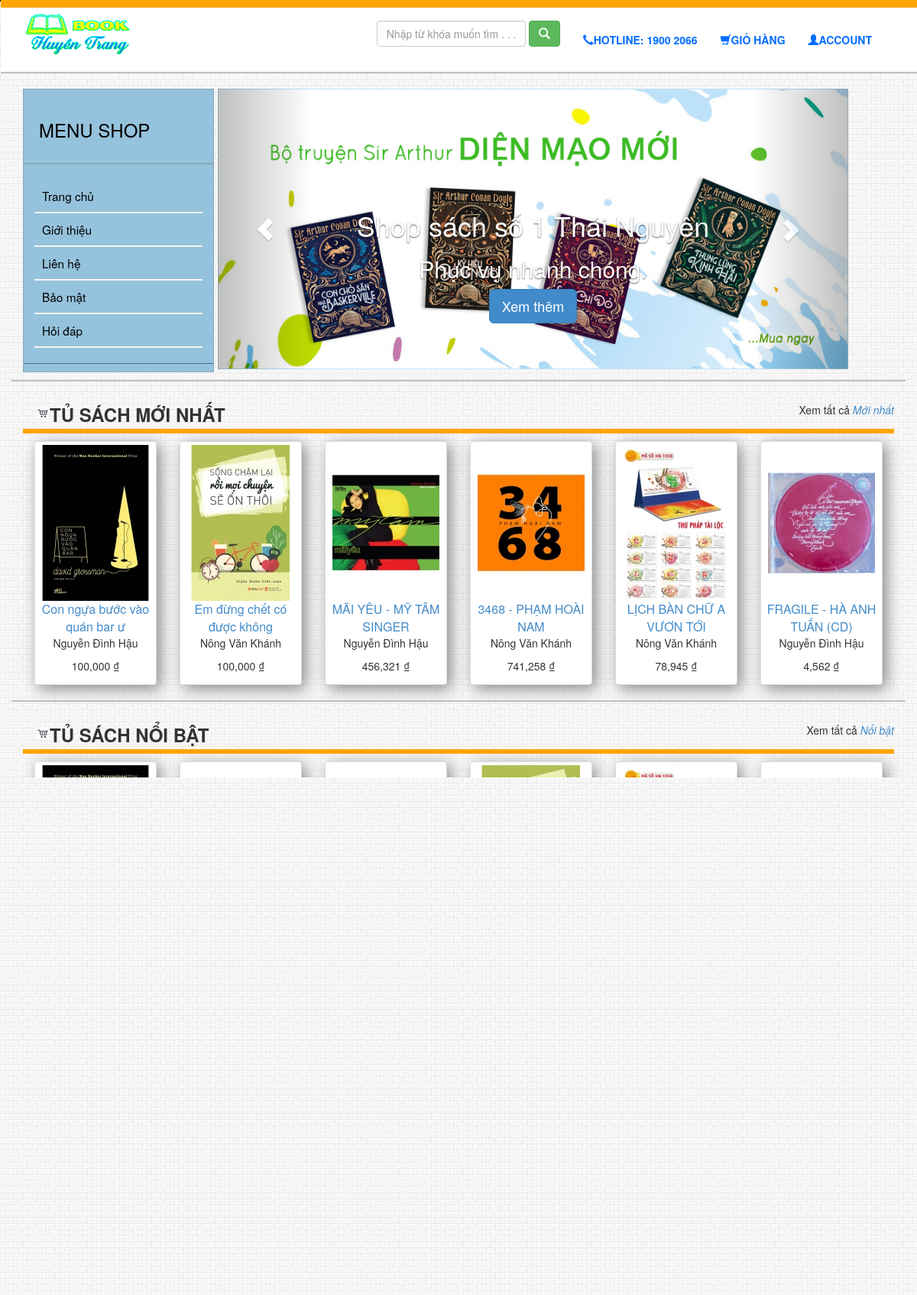
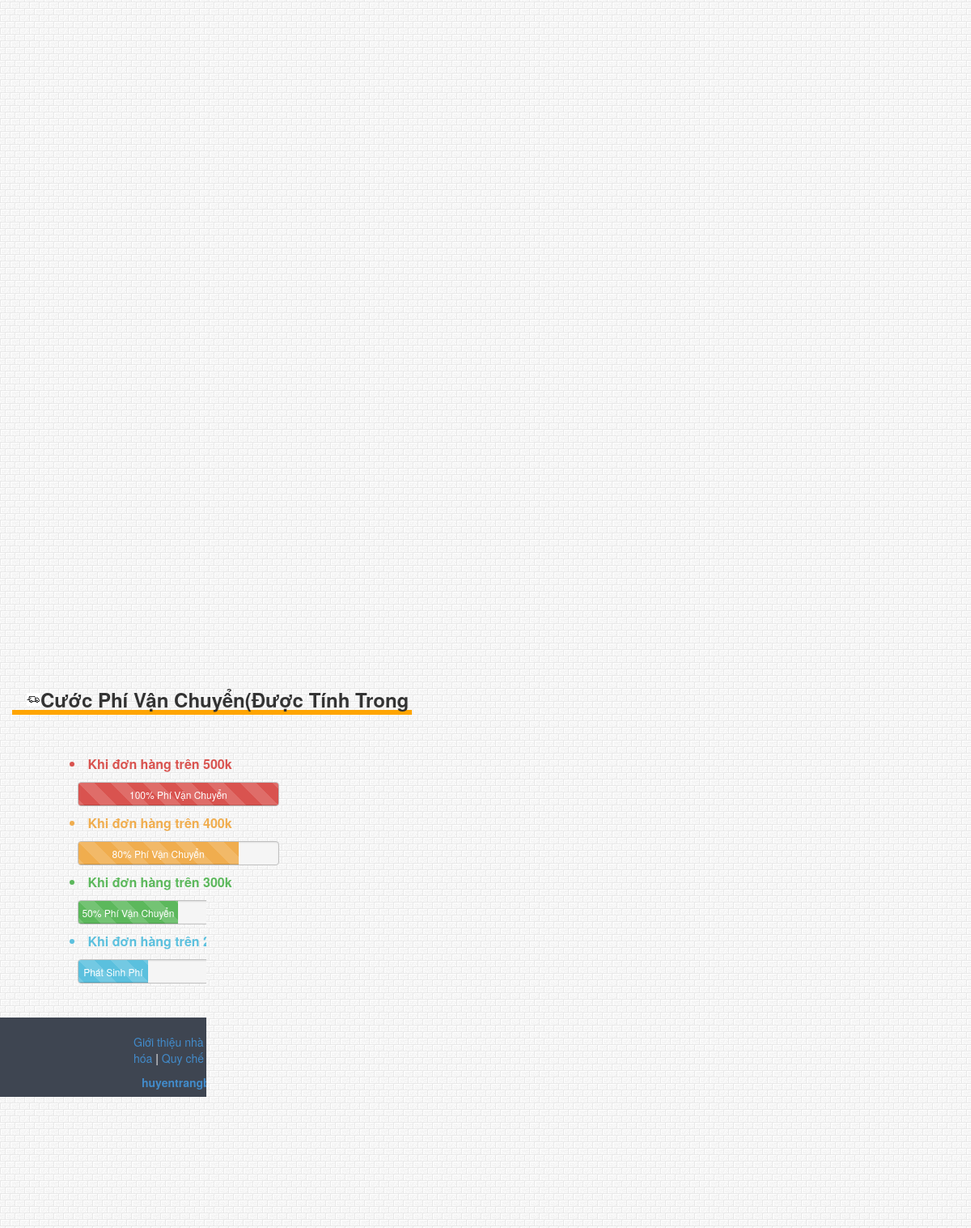
The page / on the database its author committed (2 pictures, top to bottom).
### tables this page shows
CREATE TABLE `sach` (
  `ma_sach` int(11) NOT NULL,
  `ten_sach` varchar(255) NOT NULL,
  `gia_ban` decimal(10,0) NOT NULL,
  `mo_ta` text NOT NULL,
  `anh_bia` varchar(255) NOT NULL,
  `ngay_cap_nhat` date NOT NULL,
  `so_luong_ton` int(11) NOT NULL,
  `ma_nxb` int(11) NOT NULL,
  `ma_chu_de` int(11) NOT NULL,
  `chuot` int(11) NOT NULL,
  `ma_tg` int(11) NOT NULL
);

CREATE TABLE `tacgia` (
  `ma_tg` int(11) NOT NULL,
  `ten_tg` varchar(255) NOT NULL,
  `diachi_tg` varchar(255) NOT NULL,
  `tieusu` text NOT NULL,
  `sdt_tg` varchar(11) NOT NULL
);

### views/view.php (called while the page is built, shortened)
<?php
	class view
	{
		public function home($sanpham_moi,$sanpham_tiengviet,$sanpham_tienganh,$sanpham_noibat){
			include_once('res/trangchu.php');
		}
	}
 ?>

### controllers/controller.php (called while the page is built, shortened)
<?php
require('models/model.php');
require('views/view.php');
class controller
{
	private $view,$model;
	public function __construct()
	{
		$this->view = new view();
		$this->model = new model();
	}
	public function home(){
		$sanpham_moi = $this->model->sanpham_moi();
		$sanpham_tiengviet = $this->model->sanpham_tiengviet();
		$sanpham_tienganh = $this->model->sanpham_tienganh();
		$sanpham_noibat = $this->model->sanpham_noibat();
			$this->view->home($sanpham_moi,$sanpham_tiengviet,$sanpham_tienganh,$sanpham_noibat);
	}
}
?>

### models/model.php (called while the page is built, shortened)
<?php
	class model
	{
		private $conn;
		function __construct()
		{
			$this->conn= new mysqli("localhost", "root", "", "shopsach") or die('Loi ket noi');
			$this->conn->set_charset("UTF8");
		}
		public function sanpham_moi(){
			$sql = "SELECT sach.*, nhaxuatban.*, chude.*,tacgia.* FROM sach,nhaxuatban,chude,tacgia WHERE sach.ma_chu_de = chude.ma_chu_de AND sach.ma_NXB = nhaxuatban.ma_NXB AND sach.ma_tg=tacgia.ma_tg ORDER BY ma_sach DESC LIMIT 6";
			$query = $this->conn->query($sql);
			return $query;
		}
		public function sanpham_noibat(){
			$sql = "SELECT sach.*, nhaxuatban.*, chude.*,tacgia.* FROM sach,nhaxuatban,chude,tacgia WHERE sach.ma_chu_de = chude.ma_chu_de AND sach.ma_NXB = nhaxuatban.ma_NXB AND sach.ma_tg=tacgia.ma_tg ORDER BY chuot DESC LIMIT 6";
			$query = $this->conn->query($sql);
			return $query;
		}
		public function sanpham_tiengviet(){
			$sql = "SELECT sach.*, nhaxuatban.*, chude.*,tacgia.* FROM sach,nhaxuatban,chude,tacgia WHERE sach.ma_chu_de = chude.ma_chu_de AND sach.ma_NXB = nhaxuatban.ma_NXB AND sach.ma_tg=tacgia.ma_tg AND sach.ma_chu_de=2 ORDER BY ma_sach DESC LIMIT 6";
			$query = $this->conn->query($sql);
			return $query;
		}
		public function sanpham_tienganh(){
			$sql = "SELECT * FROM sach,nhaxuatban,chude,tacgia WHERE sach.ma_chu_de = chude.ma_chu_de AND sach.ma_NXB = nhaxuatban.ma_NXB AND sach.ma_tg=tacgia.ma_tg AND sach.ma_chu_de=3 ORDER BY ma_sach DESC LIMIT 6";
			$query = $this->conn->query($sql);
			return $query;
		}
	}
 ?>

### res/includes/sanpham_moi.php (the view)
<div class="container Product" id="Product">
	<div class="row">
		<div class="col-md-12"><h3><b>Tủ Sách Mới Nhất</b><span class="view_all">Xem tất cả <a href="index.php?id=<?php echo "Mới nhất" ?>&action=search"><i>Mới nhất</i></a></span></h3>
			<form action="" method="post">
				<?php while($row = $sanpham_moi->fetch_assoc()){ ?>
					<div class="col-md-2">
						<div class="thumbnail">
							<a style="max-height: 181px;" href="index.php?id_sach=<?php echo $row['ma_sach'] ?>&action=chitiet"><img src="img/<?php echo $row['anh_bia'] ?>" alt="Sản phẩm 1"></a>
							<div class="">
								<center>
									<span><a href="index.php?id_sach=<?php echo $row['ma_sach'] ?>&action=chitiet" style="font-size: 16px;"><?php echo $row['ten_sach'] ?></a></span>
									<p><?php echo $row['ten_tg'] ?></p>
									<p><?php echo number_format($row['gia_ban']) ?> ₫</p>
								</center>
							</div>
						</div>
					</div>
				<?php } ?>
			</form>
		</div>
	</div>
</div>

### res/includes/sanpham_noibat.php
<div class="container Product" id="Product">
	<div class="row">
		<div class="col-md-12"><h3><b>Tủ Sách Nổi Bật</b><span class="view_all">Xem tất cả <a href="index.php?id=<?php echo "Nổi bật" ?>&action=search3"><i>Nổi bật</i></a></span></h3>
			<form action="" method="post">
				<?php while($row = $sanpham_noibat->fetch_assoc()){ ?>
					<div class="col-md-2">
						<div class="thumbnail">
							<a style="max-height: 181px;" href="index.php?id_sach=<?php echo $row['ma_sach'] ?>&action=chitiet"><img src="img/<?php echo $row['anh_bia'] ?>" alt="Sản phẩm 1"></a>
							<div class="">
								<center>
									<span><a href="index.php?id_sach=<?php echo $row['ma_sach'] ?>&action=chitiet" style="font-size: 16px;"><?php echo $row['ten_sach'] ?></a></span>
									<p><?php echo $row['ten_tg'] ?></p>
									<p><?php echo number_format($row['gia_ban']) ?> ₫</p>
								</center>
							</div>
						</div>
					</div>
				<?php } ?>
			</form>
		</div>
	</div>
</div>

### res/includes/sanpham_tiengviet.php
<form action="" method="post">
<div class="container Product" id="Product">
	<div class="row">
		<div class="col-md-12"><h3><b>Tủ Sách Tiếng Việt</b><span class="view_all">Xem tất cả <a href="index.php?id=<?php echo "Tiếng Việt" ?>&action=search2"><i>Tiếng Việt</i></a></span></h3>
			<?php while($row = $sanpham_tiengviet->fetch_assoc()){ ?>
				<div class="col-md-2">
					<div class="thumbnail">
						<a style="max-height: 181px;" href="index.php?id_sach=<?php echo $row['ma_sach'] ?>&action=chitiet"><img src="img/<?php echo $row['anh_bia'] ?>" alt="Sản phẩm 1"></a>
						<div class="">
							<center>
								<a href="index.php?id_sach=<?php echo $row['ma_sach'] ?>&action=chitiet" style="font-size: 16px;"><?php echo $row['ten_sach'] ?></a>
								<p><?php echo $row['ten_tg'] ?></p>
								<p><?php echo number_format($row['gia_ban']) ?> ₫</p>
							</center>
						</div>
					</div>
				</div>
			<?php } ?>
		</div>
	</div>
</div>
</form>

### res/includes/sanpham_tienganh.php
<div class="container Product" id="Product">
	<div class="row">
		<div class="col-md-12"><h3><b>Tủ Sách Tiếng Anh</b><span class="view_all">Xem tất cả <a href="index.php?id=<?php echo "Tiếng Anh" ?>&action=search1"><i>Tiếng Anh</i></a></span></h3>
			<?php while($row = $sanpham_tienganh->fetch_assoc()){ ?>
				<div class="col-md-2">
					<div class="thumbnail">
						<a style="max-height: 181px;" href="index.php?id_sach=<?php echo $row['ma_sach'] ?>&action=chitiet"><img src="img/<?php echo $row['anh_bia'] ?>" alt="Sản phẩm 1"></a>
						<div class="">
							<center>
								<a href="index.php?id_sach=<?php echo $row['ma_sach'] ?>&action=chitiet" style="font-size: 16px;"><?php echo $row['ten_sach'] ?></a>
								<p><?php echo $row['ten_tg'] ?></p>
								<p><?php echo number_format($row['gia_ban']) ?> ₫</p>
							</center>
						</div>
					</div>
				</div>
			<?php } ?>
		</div>
	</div>
</div>

### css/webstyle.css (style rules this page uses)
body { background-repeat: repeat; background-image: url('../img/bg.png'); background-position: top center; background-attachment: fixed; }
.container.Product h3 { background: url("../img/checkout.png") no-repeat left 18px top 3px; padding-left: 35px; padding-bottom: 5px; border-bottom: 6px solid #ffa500; font-weight: bold; }
h3 b { text-transform: uppercase; }
#Product { border-bottom: 2px solid #c0c0c0; margin-bottom: 10px; }
.view_all { font-size: 14px; float: right; font-weight: normal; }
.thumbnail { box-shadow: 5px 5px 20px #888888; }

### rows shown on the page
sach: anh_bia (picture), ten_sach "Con ngựa bước vào quán bar ư", ma_tg.ten_tg "Nguyễn Đình Hậu", gia_ban "100,000"
sach: anh_bia (picture), ten_sach "Em đừng chết có được không", ma_tg.ten_tg "Nông Văn Khánh", gia_ban "100,000"
sach: anh_bia (picture), ten_sach "MÃI YÊU - MỸ TÂM SINGER", ma_tg.ten_tg "Nguyễn Đình Hậu", gia_ban "456,321"
sach: anh_bia (picture), ten_sach "3468 - PHẠM HOÀI NAM", ma_tg.ten_tg "Nông Văn Khánh", gia_ban "741,258"
sach: anh_bia (picture), ten_sach "LỊCH BÀN CHỮ A VƯƠN TỚI", ma_tg.ten_tg "Nông Văn Khánh", gia_ban "78,945"
sach: anh_bia (picture), ten_sach "FRAGILE - HÀ ANH TUẤN (CD)", ma_tg.ten_tg "Nguyễn Đình Hậu", gia_ban "4,562"
sach: anh_bia (picture), ten_sach "TRỊNH CÔNG SƠN - LỆ QUYÊN", ma_tg.ten_tg "Nông Văn Khánh", gia_ban "456,789"
sach: anh_bia (picture), ten_sach "LỊCH BÀN CHỮ A THƯ PHÁP", ma_tg.ten_tg "Nguyễn Đình Hậu", gia_ban "450,000"
sach: anh_bia (picture), ten_sach "MELODIES OF TIME", ma_tg.ten_tg "Nguyễn Đình Hậu", gia_ban "456,123"
sach: anh_bia (picture), ten_sach "SỐNG CHẬM LẠI RỒI MỌI", ma_tg.ten_tg "Nông Văn Khánh", gia_ban "456,222"
sach: anh_bia (picture), ten_sach "THẦN THOẠI BẮC ÂU", ma_tg.ten_tg "Nguyễn Đình Hậu", gia_ban "45,000"
sach: anh_bia (picture), ten_sach "RÈN LUYỆN Ý CHÍ CHIẾN THẮNG", ma_tg.ten_tg "Nông Văn Khánh", gia_ban "148,000"
